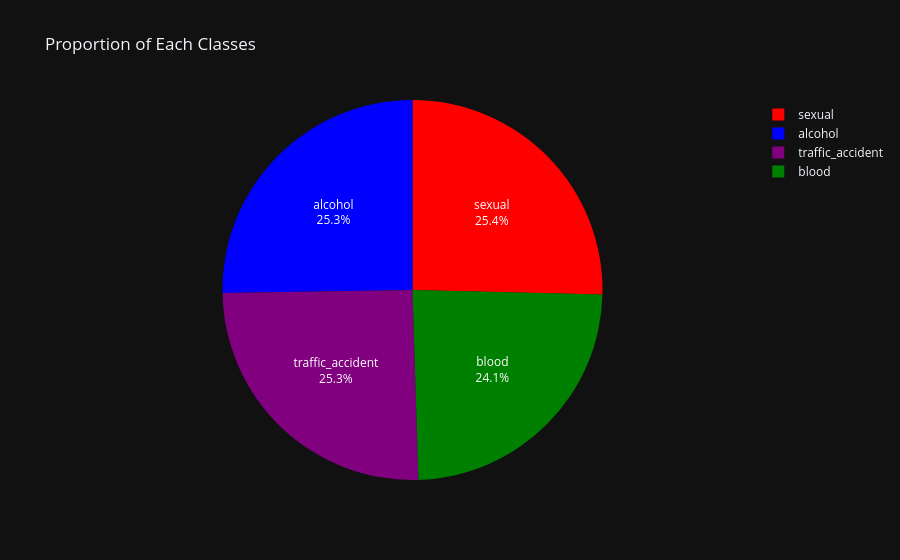

Notebook source saved alongside this figure:
### Code cell
fig = go.Figure(data=[go.Pie(
    labels=class_names,
    values=train_counts,
    textinfo='percent+label',
    marker=dict(colors=['blue', 'green', 'red', 'purple']),
)])

fig.update_layout(
    title="Proportion of Each Classes",
    template="plotly_dark",
)

fig.show()

### Figure 1 — Plotly figure (JSON) as saved in the notebook; plotly's stock layout.template omitted (floating-point values rounded to 4 significant figures)
{"data": [{"labels": ["alcohol", "blood", "sexual", "traffic_accident"], "marker": {"colors": ["blue", "green", "red", "purple"]}, "textinfo": "percent+label", "values": [404, 386, 406, 404], "type": "pie"}], "layout": {"title": {"text": "Proportion of Each Classes"}}}
